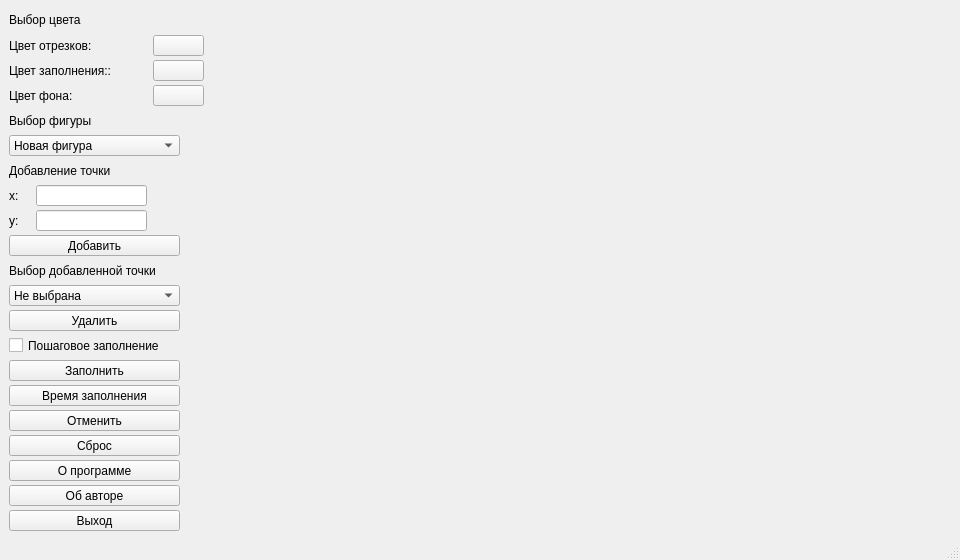
<?xml version="1.0" encoding="UTF-8"?>
<ui version="4.0">
 <class>MainWindow</class>
 <widget class="QMainWindow" name="MainWindow">
  <property name="geometry">
   <rect>
    <x>0</x>
    <y>0</y>
    <width>960</width>
    <height>560</height>
   </rect>
  </property>
  <property name="sizePolicy">
   <sizepolicy hsizetype="Preferred" vsizetype="Preferred">
    <horstretch>0</horstretch>
    <verstretch>0</verstretch>
   </sizepolicy>
  </property>
  <property name="minimumSize">
   <size>
    <width>960</width>
    <height>560</height>
   </size>
  </property>
  <property name="windowTitle">
   <string>Лабораторная работа 5</string>
  </property>
  <property name="autoFillBackground">
   <bool>false</bool>
  </property>
  <property name="locale">
   <locale language="Russian" country="Russia"/>
  </property>
  <property name="tabShape">
   <enum>QTabWidget::Triangular</enum>
  </property>
  <widget class="QWidget" name="centralwidget">
   <property name="contextMenuPolicy">
    <enum>Qt::NoContextMenu</enum>
   </property>
   <layout class="QGridLayout" name="gridLayout">
    <item row="0" column="0" colspan="3">
     <widget class="QLabel" name="label_0">
      <property name="enabled">
       <bool>true</bool>
      </property>
      <property name="minimumSize">
       <size>
        <width>171</width>
        <height>21</height>
       </size>
      </property>
      <property name="maximumSize">
       <size>
        <width>171</width>
        <height>21</height>
       </size>
      </property>
      <property name="autoFillBackground">
       <bool>false</bool>
      </property>
      <property name="locale">
       <locale language="Russian" country="Russia"/>
      </property>
      <property name="text">
       <string>Выбор цвета</string>
      </property>
     </widget>
    </item>
    <item row="0" column="3">
     <spacer name="horizontalSpacer">
      <property name="orientation">
       <enum>Qt::Horizontal</enum>
      </property>
      <property name="sizeHint" stdset="0">
       <size>
        <width>744</width>
        <height>17</height>
       </size>
      </property>
     </spacer>
    </item>
    <item row="1" column="0" colspan="2">
     <widget class="QLabel" name="label_1">
      <property name="enabled">
       <bool>true</bool>
      </property>
      <property name="minimumSize">
       <size>
        <width>131</width>
        <height>21</height>
       </size>
      </property>
      <property name="maximumSize">
       <size>
        <width>131</width>
        <height>21</height>
       </size>
      </property>
      <property name="autoFillBackground">
       <bool>false</bool>
      </property>
      <property name="locale">
       <locale language="Russian" country="Russia"/>
      </property>
      <property name="text">
       <string>Цвет отрезков:</string>
      </property>
     </widget>
    </item>
    <item row="1" column="2">
     <widget class="QPushButton" name="lineColorButton">
      <property name="minimumSize">
       <size>
        <width>51</width>
        <height>21</height>
       </size>
      </property>
      <property name="maximumSize">
       <size>
        <width>51</width>
        <height>21</height>
       </size>
      </property>
      <property name="locale">
       <locale language="Russian" country="Russia"/>
      </property>
      <property name="text">
       <string/>
      </property>
     </widget>
    </item>
    <item row="2" column="0" colspan="2">
     <widget class="QLabel" name="label_2">
      <property name="minimumSize">
       <size>
        <width>131</width>
        <height>21</height>
       </size>
      </property>
      <property name="maximumSize">
       <size>
        <width>131</width>
        <height>21</height>
       </size>
      </property>
      <property name="locale">
       <locale language="Russian" country="Russia"/>
      </property>
      <property name="text">
       <string>Цвет заполнения::</string>
      </property>
     </widget>
    </item>
    <item row="2" column="2">
     <widget class="QPushButton" name="fillColorButton">
      <property name="minimumSize">
       <size>
        <width>51</width>
        <height>21</height>
       </size>
      </property>
      <property name="maximumSize">
       <size>
        <width>51</width>
        <height>21</height>
       </size>
      </property>
      <property name="locale">
       <locale language="Russian" country="Russia"/>
      </property>
      <property name="text">
       <string/>
      </property>
     </widget>
    </item>
    <item row="3" column="0" colspan="2">
     <widget class="QLabel" name="label_6">
      <property name="minimumSize">
       <size>
        <width>131</width>
        <height>21</height>
       </size>
      </property>
      <property name="maximumSize">
       <size>
        <width>131</width>
        <height>21</height>
       </size>
      </property>
      <property name="locale">
       <locale language="Russian" country="Russia"/>
      </property>
      <property name="text">
       <string>Цвет фона:</string>
      </property>
     </widget>
    </item>
    <item row="3" column="2">
     <widget class="QPushButton" name="fontColorButton">
      <property name="minimumSize">
       <size>
        <width>51</width>
        <height>21</height>
       </size>
      </property>
      <property name="maximumSize">
       <size>
        <width>51</width>
        <height>21</height>
       </size>
      </property>
      <property name="locale">
       <locale language="Russian" country="Russia"/>
      </property>
      <property name="text">
       <string/>
      </property>
     </widget>
    </item>
    <item row="4" column="0" colspan="3">
     <widget class="QLabel" name="label_7">
      <property name="enabled">
       <bool>true</bool>
      </property>
      <property name="minimumSize">
       <size>
        <width>171</width>
        <height>21</height>
       </size>
      </property>
      <property name="maximumSize">
       <size>
        <width>171</width>
        <height>21</height>
       </size>
      </property>
      <property name="autoFillBackground">
       <bool>false</bool>
      </property>
      <property name="locale">
       <locale language="Russian" country="Russia"/>
      </property>
      <property name="text">
       <string>Выбор фигуры</string>
      </property>
     </widget>
    </item>
    <item row="5" column="0" colspan="3">
     <widget class="QComboBox" name="figureBox">
      <property name="minimumSize">
       <size>
        <width>171</width>
        <height>21</height>
       </size>
      </property>
      <property name="maximumSize">
       <size>
        <width>171</width>
        <height>21</height>
       </size>
      </property>
      <item>
       <property name="text">
        <string>Новая фигура</string>
       </property>
      </item>
     </widget>
    </item>
    <item row="6" column="0" colspan="3">
     <widget class="QLabel" name="label_14">
      <property name="enabled">
       <bool>true</bool>
      </property>
      <property name="minimumSize">
       <size>
        <width>171</width>
        <height>21</height>
       </size>
      </property>
      <property name="maximumSize">
       <size>
        <width>171</width>
        <height>21</height>
       </size>
      </property>
      <property name="autoFillBackground">
       <bool>false</bool>
      </property>
      <property name="locale">
       <locale language="Russian" country="Russia"/>
      </property>
      <property name="text">
       <string>Добавление точки</string>
      </property>
     </widget>
    </item>
    <item row="7" column="0">
     <widget class="QLabel" name="label_4">
      <property name="enabled">
       <bool>true</bool>
      </property>
      <property name="minimumSize">
       <size>
        <width>21</width>
        <height>21</height>
       </size>
      </property>
      <property name="maximumSize">
       <size>
        <width>21</width>
        <height>21</height>
       </size>
      </property>
      <property name="autoFillBackground">
       <bool>false</bool>
      </property>
      <property name="locale">
       <locale language="Russian" country="Russia"/>
      </property>
      <property name="text">
       <string>x:</string>
      </property>
     </widget>
    </item>
    <item row="7" column="1">
     <widget class="QLineEdit" name="lineEditX">
      <property name="minimumSize">
       <size>
        <width>111</width>
        <height>21</height>
       </size>
      </property>
      <property name="maximumSize">
       <size>
        <width>111</width>
        <height>21</height>
       </size>
      </property>
     </widget>
    </item>
    <item row="8" column="0">
     <widget class="QLabel" name="label_15">
      <property name="enabled">
       <bool>true</bool>
      </property>
      <property name="minimumSize">
       <size>
        <width>21</width>
        <height>21</height>
       </size>
      </property>
      <property name="maximumSize">
       <size>
        <width>21</width>
        <height>21</height>
       </size>
      </property>
      <property name="autoFillBackground">
       <bool>false</bool>
      </property>
      <property name="locale">
       <locale language="Russian" country="Russia"/>
      </property>
      <property name="text">
       <string>y:</string>
      </property>
     </widget>
    </item>
    <item row="8" column="1">
     <widget class="QLineEdit" name="lineEditY">
      <property name="minimumSize">
       <size>
        <width>111</width>
        <height>21</height>
       </size>
      </property>
      <property name="maximumSize">
       <size>
        <width>111</width>
        <height>21</height>
       </size>
      </property>
     </widget>
    </item>
    <item row="9" column="0" colspan="3">
     <widget class="QPushButton" name="addDotButton">
      <property name="minimumSize">
       <size>
        <width>171</width>
        <height>21</height>
       </size>
      </property>
      <property name="maximumSize">
       <size>
        <width>171</width>
        <height>21</height>
       </size>
      </property>
      <property name="locale">
       <locale language="Russian" country="Russia"/>
      </property>
      <property name="text">
       <string>Добавить</string>
      </property>
     </widget>
    </item>
    <item row="10" column="0" colspan="3">
     <widget class="QLabel" name="label_16">
      <property name="enabled">
       <bool>true</bool>
      </property>
      <property name="minimumSize">
       <size>
        <width>191</width>
        <height>21</height>
       </size>
      </property>
      <property name="maximumSize">
       <size>
        <width>191</width>
        <height>21</height>
       </size>
      </property>
      <property name="autoFillBackground">
       <bool>false</bool>
      </property>
      <property name="locale">
       <locale language="Russian" country="Russia"/>
      </property>
      <property name="text">
       <string>Выбор добавленной точки</string>
      </property>
     </widget>
    </item>
    <item row="11" column="0" colspan="3">
     <widget class="QComboBox" name="dotBox">
      <property name="minimumSize">
       <size>
        <width>171</width>
        <height>21</height>
       </size>
      </property>
      <property name="maximumSize">
       <size>
        <width>171</width>
        <height>21</height>
       </size>
      </property>
      <item>
       <property name="text">
        <string>Не выбрана</string>
       </property>
      </item>
     </widget>
    </item>
    <item row="12" column="0" colspan="3">
     <widget class="QPushButton" name="delDotButton">
      <property name="minimumSize">
       <size>
        <width>171</width>
        <height>21</height>
       </size>
      </property>
      <property name="maximumSize">
       <size>
        <width>171</width>
        <height>21</height>
       </size>
      </property>
      <property name="locale">
       <locale language="Russian" country="Russia"/>
      </property>
      <property name="text">
       <string>Удалить</string>
      </property>
     </widget>
    </item>
    <item row="13" column="0" colspan="3">
     <widget class="QCheckBox" name="checkBox">
      <property name="minimumSize">
       <size>
        <width>191</width>
        <height>21</height>
       </size>
      </property>
      <property name="maximumSize">
       <size>
        <width>191</width>
        <height>21</height>
       </size>
      </property>
      <property name="baseSize">
       <size>
        <width>0</width>
        <height>0</height>
       </size>
      </property>
      <property name="text">
       <string>Пошаговое заполнение</string>
      </property>
     </widget>
    </item>
    <item row="14" column="0" colspan="3">
     <widget class="QPushButton" name="fillButton">
      <property name="minimumSize">
       <size>
        <width>171</width>
        <height>21</height>
       </size>
      </property>
      <property name="maximumSize">
       <size>
        <width>171</width>
        <height>21</height>
       </size>
      </property>
      <property name="locale">
       <locale language="Russian" country="Russia"/>
      </property>
      <property name="text">
       <string>Заполнить</string>
      </property>
     </widget>
    </item>
    <item row="15" column="0" colspan="3">
     <widget class="QPushButton" name="analyseButton">
      <property name="minimumSize">
       <size>
        <width>171</width>
        <height>21</height>
       </size>
      </property>
      <property name="maximumSize">
       <size>
        <width>171</width>
        <height>21</height>
       </size>
      </property>
      <property name="locale">
       <locale language="Russian" country="Russia"/>
      </property>
      <property name="text">
       <string>Время заполнения</string>
      </property>
     </widget>
    </item>
    <item row="16" column="0" colspan="3">
     <widget class="QPushButton" name="discardButton">
      <property name="minimumSize">
       <size>
        <width>171</width>
        <height>21</height>
       </size>
      </property>
      <property name="maximumSize">
       <size>
        <width>171</width>
        <height>21</height>
       </size>
      </property>
      <property name="locale">
       <locale language="Russian" country="Russia"/>
      </property>
      <property name="text">
       <string>Отменить</string>
      </property>
     </widget>
    </item>
    <item row="17" column="0" colspan="3">
     <widget class="QPushButton" name="discardAllButton">
      <property name="minimumSize">
       <size>
        <width>171</width>
        <height>21</height>
       </size>
      </property>
      <property name="maximumSize">
       <size>
        <width>171</width>
        <height>21</height>
       </size>
      </property>
      <property name="locale">
       <locale language="Russian" country="Russia"/>
      </property>
      <property name="text">
       <string>Сброс</string>
      </property>
     </widget>
    </item>
    <item row="18" column="0" colspan="3">
     <spacer name="verticalSpacer">
      <property name="orientation">
       <enum>Qt::Vertical</enum>
      </property>
      <property name="sizeHint" stdset="0">
       <size>
        <width>168</width>
        <height>21</height>
       </size>
      </property>
     </spacer>
    </item>
    <item row="19" column="0" colspan="3">
     <widget class="QPushButton" name="aboutButton">
      <property name="minimumSize">
       <size>
        <width>171</width>
        <height>21</height>
       </size>
      </property>
      <property name="maximumSize">
       <size>
        <width>171</width>
        <height>21</height>
       </size>
      </property>
      <property name="locale">
       <locale language="Russian" country="Russia"/>
      </property>
      <property name="text">
       <string>О программе</string>
      </property>
     </widget>
    </item>
    <item row="20" column="0" colspan="3">
     <widget class="QPushButton" name="authorButton">
      <property name="minimumSize">
       <size>
        <width>171</width>
        <height>21</height>
       </size>
      </property>
      <property name="maximumSize">
       <size>
        <width>171</width>
        <height>21</height>
       </size>
      </property>
      <property name="locale">
       <locale language="Russian" country="Russia"/>
      </property>
      <property name="text">
       <string>Об авторе</string>
      </property>
     </widget>
    </item>
    <item row="21" column="0" colspan="3">
     <widget class="QPushButton" name="outButton">
      <property name="minimumSize">
       <size>
        <width>171</width>
        <height>21</height>
       </size>
      </property>
      <property name="maximumSize">
       <size>
        <width>171</width>
        <height>21</height>
       </size>
      </property>
      <property name="locale">
       <locale language="Russian" country="Russia"/>
      </property>
      <property name="text">
       <string>Выход</string>
      </property>
     </widget>
    </item>
   </layout>
  </widget>
  <widget class="QStatusBar" name="statusbar"/>
 </widget>
 <resources/>
 <connections/>
</ui>
